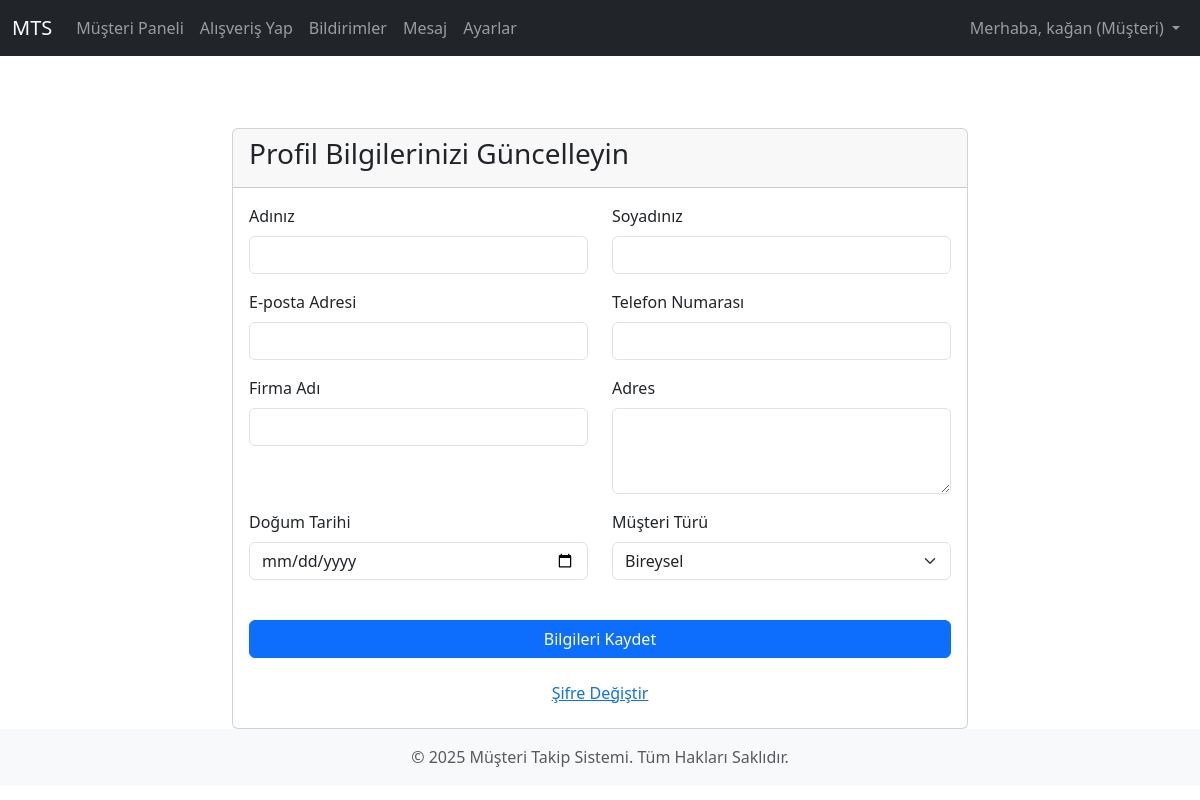
Screenshot of /settings/profile/ (signed in) with the database file from the repository.
### core/models.py (models this page shows, shortened)
class User(AbstractUser):
    USER_TYPE_CHOICES = (
        ("admin", "Yönetici"),
        ("personnel", "Personel"),
        ("customer", "Müşteri"),
    )
    user_type = models.CharField(
        max_length=20,
        choices=USER_TYPE_CHOICES,
        default="customer",
        verbose_name="Kullanıcı Tipi"
    )
    phone_number = models.CharField(
        max_length=15,
        blank=True,
        null=True,
        verbose_name="Telefon Numarası"
    )
    company_name = models.CharField(
        max_length=100,
        blank=True,
        null=True,
        verbose_name="Firma Adı"
    )
    address = models.TextField(
        blank=True,
        null=True,
        verbose_name="Adres"
    )
    customer_segment = models.CharField(
        max_length=20,
        choices=[('individual', 'Bireysel'), ('corporate', 'Kurumsal')],
        blank=True,
        null=True,
        verbose_name="Müşteri Segmenti"
    )
    date_of_birth = models.DateField(
        blank=True,
        null=True,
        verbose_name="Doğum Tarihi"
    )
    notes = models.TextField(
        blank=True,
        null=True,
        verbose_name="Notlar"
    )
    tax_id_number = models.CharField(
        max_length=20,
        blank=True,
        null=True,
        verbose_name="Vergi/Kimlik Numarası"
    )
    payment_preference = models.CharField(
        max_length=50,
        blank=True,
        null=True,
        verbose_name="Ödeme Tercihi"
    )
    debt_status = models.DecimalField(
        max_digits=10,
        decimal_places=2,
        default=0.00,
        verbose_name="Borç Durumu"
    )
    def is_admin(self):
        return self.user_type == "admin"
    def is_personnel(self):
        return self.user_type == "personnel"
    def is_customer(self):
        return self.user_type == "customer"
    def get_user_type_display(self):
        return dict(self.USER_TYPE_CHOICES).get(self.user_type)

### core/views.py (the view, shortened to what this page needs)
# urls.py: path('settings/profile/', views.ProfileSettingsView.as_view(), name='profile_settings'),
class ProfileSettingsView(LoginRequiredMixin, UpdateView):
    model = User
    form_class = UserProfileForm
    template_name = 'core/profile_settings.html'
    success_url = reverse_lazy('profile_settings')
    def get_object(self):
        return self.request.user

### core/forms.py
class UserProfileForm(forms.ModelForm):
    class Meta:
        model = User
        fields = ['first_name', 'last_name', 'email', 'phone_number', 'company_name', 'address', 'date_of_birth', 'customer_segment']
        labels = {
            'first_name': 'Adınız',
            'last_name': 'Soyadınız',
            'email': 'E-posta Adresi',
            'phone_number': 'Telefon Numarası',
            'company_name': 'Firma Adı',
            'address': 'Adres',
            'date_of_birth': 'Doğum Tarihi',
            'customer_segment': 'Müşteri Türü',
        }
        widgets = {
            'address': forms.Textarea(attrs={'rows': 3}),
            'date_of_birth': forms.DateInput(attrs={'type': 'date'})
        }

### templates/core/profile_settings.html (shortened to what this page needs)
{% extends 'base.html' %}
{% load static %}
{% load widget_tweaks %}
{% block content %}
<div class="row justify-content-center">
    <div class="col-md-8">
        <div class="card mt-5">
            <div class="card-header">
                <h3>Profil Bilgilerinizi Güncelleyin</h3>
            </div>
            <div class="card-body">
                <form method="post">
                    <div class="row">
                        {% for field in form %}
                            <div class="col-md-6 mb-3">
                                <label for="{{ field.id_for_label }}" class="form-label">{{ field.label }}</label>
                                {% if field.field.widget.input_type == 'checkbox' %}
                                    <div class="form-check form-switch">
                                        {% render_field field class="form-check-input" %}
                                        <label class="form-check-label" for="{{ field.id_for_label }}">{{ field.label }}</label>
                                    </div>
                                {% elif field.field.widget.input_type == 'select' %}
                                    {% render_field field class="form-select" %}
                                {% else %}
                                    {% render_field field class="form-control" %}
                                {% endif %}
                            </div>
                        {% endfor %}
                    </div>
                    <div class="d-grid mt-4">
                        <button type="submit" class="btn btn-primary">Bilgileri Kaydet</button>
                    </div>
                </form>
                <div class="mt-3 text-center">
                    <a href="{% url 'password_change' %}" class="btn btn-link">Şifre Değiştir</a>
                </div>
            </div>
        </div>
    </div>
</div>
{% endblock %}

### templates/base.html (shortened to what this page needs)
{% load static %}
<!DOCTYPE html>
<html lang="tr">
<head>
    <link href="https://cdn.jsdelivr.net/npm/bootstrap@5.3.3/dist/css/bootstrap.min.css" rel="stylesheet">
    <link rel="stylesheet" href="https://cdnjs.cloudflare.com/ajax/libs/font-awesome/6.0.0-beta3/css/all.min.css">
</head>
<body>
    <nav class="navbar navbar-expand-lg navbar-dark bg-dark">
        <div class="container-fluid">
            <a class="navbar-brand" href="{% url 'home' %}">MTS</a>
            <div class="collapse navbar-collapse" id="navbarNav">
                <ul class="navbar-nav me-auto mb-2 mb-lg-0">
                    {% if user.is_authenticated %}
                        {% if user.is_customer %}
                            <li class="nav-item">
                            <a class="nav-link" href="{% url 'customer_panel:customer_dashboard' %}">Müşteri Paneli</a>
                        </li>
                        <li class="nav-item">
                            <a class="nav-link" href="{% url 'customer_panel:shop_product_list' %}">Alışveriş Yap</a>
                        </li>
                        {% endif %}
                        <li class="nav-item">
                            <a class="nav-link" href="{% url 'notifications:user_notifications' %}">Bildirimler</a>
                        </li>
                        <li class="nav-item">
                            <a class="nav-link" href="{% url 'messages_app:message_list' %}">Mesaj</a>
                        </li>
                        <li class="nav-item">
                            <a class="nav-link" href="{% url 'settings_app:theme_settings' %}">Ayarlar</a>
                        </li>
                    {% endif %}
                </ul>
                <ul class="navbar-nav">
                    {% if user.is_authenticated %}
                        <li class="nav-item dropdown">
                            <a class="nav-link dropdown-toggle" href="#" id="navbarDropdown" role="button" data-bs-toggle="dropdown" aria-expanded="false">
                                Merhaba, {{ user.get_full_name|default:user.username }} ({{ user.get_user_type_display }})
                            </a>
                        </li>
                    {% endif %}
                </ul>
            </div>
        </div>
    </nav>
    <main class="container mt-4">
        {% block content %}{% endblock %}
    </main>
    <footer class="footer mt-auto py-3 bg-light">
        <div class="container text-center">
            <span class="text-muted">© 2025 Müşteri Takip Sistemi. Tüm Hakları Saklıdır.</span>
        </div>
    </footer>
</body>
</html>

### rows the page displays
User: get_full_name "kağan", user_type "Müşteri", customer_segment "Bireysel"

### other values shown
{{ field.label }} "Adınız" "Soyadınız" "E-posta Adresi" "Telefon Numarası" "Firma Adı" "Adres" "Doğum Tarihi" "Müşteri Türü"
